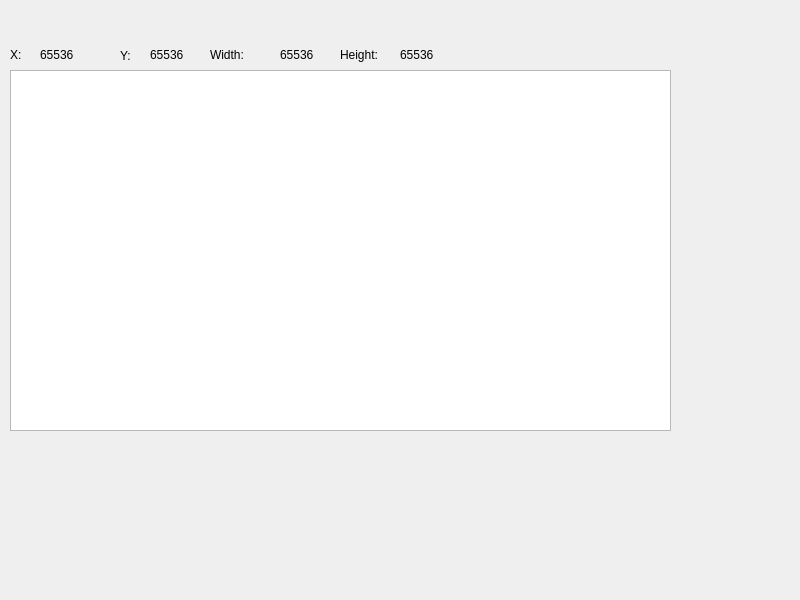
<?xml version="1.0" encoding="UTF-8"?>
<ui version="4.0">
 <class>patternEdit</class>
 <widget class="QWidget" name="patternEdit">
  <property name="geometry">
   <rect>
    <x>0</x>
    <y>0</y>
    <width>800</width>
    <height>600</height>
   </rect>
  </property>
  <property name="windowTitle">
   <string>Form</string>
  </property>
  <widget class="QTableView" name="tv_patt">
   <property name="geometry">
    <rect>
     <x>10</x>
     <y>70</y>
     <width>661</width>
     <height>361</height>
    </rect>
   </property>
   <property name="verticalScrollBarPolicy">
    <enum>Qt::ScrollBarAlwaysOff</enum>
   </property>
   <property name="horizontalScrollBarPolicy">
    <enum>Qt::ScrollBarAlwaysOff</enum>
   </property>
   <property name="showGrid">
    <bool>true</bool>
   </property>
   <attribute name="horizontalHeaderVisible">
    <bool>false</bool>
   </attribute>
   <attribute name="horizontalHeaderDefaultSectionSize">
    <number>18</number>
   </attribute>
   <attribute name="horizontalHeaderHighlightSections">
    <bool>false</bool>
   </attribute>
   <attribute name="horizontalHeaderMinimumSectionSize">
    <number>18</number>
   </attribute>
   <attribute name="verticalHeaderVisible">
    <bool>false</bool>
   </attribute>
   <attribute name="verticalHeaderDefaultSectionSize">
    <number>18</number>
   </attribute>
   <attribute name="verticalHeaderHighlightSections">
    <bool>false</bool>
   </attribute>
   <attribute name="verticalHeaderMinimumSectionSize">
    <number>18</number>
   </attribute>
  </widget>
  <widget class="QLabel" name="label">
   <property name="geometry">
    <rect>
     <x>10</x>
     <y>45</y>
     <width>20</width>
     <height>20</height>
    </rect>
   </property>
   <property name="text">
    <string>X:</string>
   </property>
  </widget>
  <widget class="QLabel" name="label_2">
   <property name="geometry">
    <rect>
     <x>120</x>
     <y>46</y>
     <width>20</width>
     <height>20</height>
    </rect>
   </property>
   <property name="text">
    <string>Y:</string>
   </property>
  </widget>
  <widget class="QLabel" name="label_x">
   <property name="geometry">
    <rect>
     <x>40</x>
     <y>45</y>
     <width>51</width>
     <height>20</height>
    </rect>
   </property>
   <property name="text">
    <string>65536</string>
   </property>
  </widget>
  <widget class="QLabel" name="label_y">
   <property name="geometry">
    <rect>
     <x>150</x>
     <y>45</y>
     <width>51</width>
     <height>20</height>
    </rect>
   </property>
   <property name="text">
    <string>65536</string>
   </property>
  </widget>
  <widget class="QLabel" name="label_3">
   <property name="geometry">
    <rect>
     <x>210</x>
     <y>45</y>
     <width>51</width>
     <height>20</height>
    </rect>
   </property>
   <property name="text">
    <string>Width:</string>
   </property>
  </widget>
  <widget class="QLabel" name="label_width">
   <property name="geometry">
    <rect>
     <x>280</x>
     <y>45</y>
     <width>51</width>
     <height>20</height>
    </rect>
   </property>
   <property name="text">
    <string>65536</string>
   </property>
  </widget>
  <widget class="QLabel" name="label_5">
   <property name="geometry">
    <rect>
     <x>340</x>
     <y>45</y>
     <width>61</width>
     <height>20</height>
    </rect>
   </property>
   <property name="text">
    <string>Height:</string>
   </property>
  </widget>
  <widget class="QLabel" name="label_height">
   <property name="geometry">
    <rect>
     <x>400</x>
     <y>45</y>
     <width>61</width>
     <height>20</height>
    </rect>
   </property>
   <property name="text">
    <string>65536</string>
   </property>
  </widget>
 </widget>
 <resources/>
 <connections/>
</ui>
